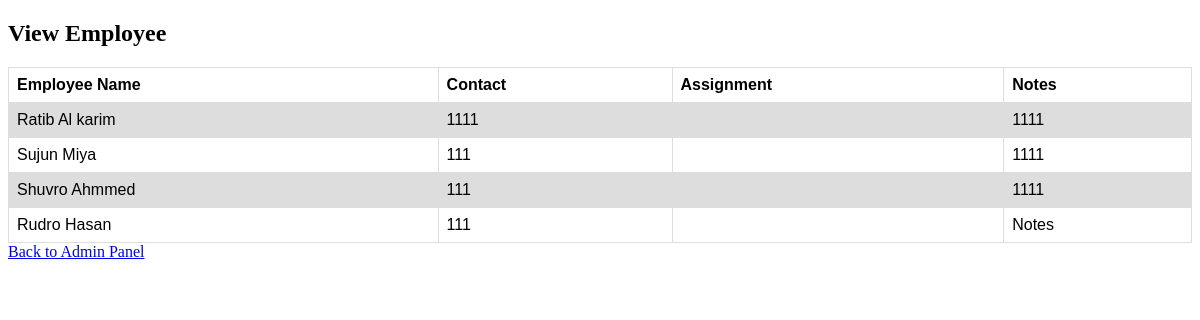
Page /employeeview.php (signed in) on the committed database.
### tables this page shows
CREATE TABLE IF NOT EXISTS `employee` (
  `employeeid` int(11) NOT NULL AUTO_INCREMENT,
  `employeename` varchar(100) NOT NULL,
  `username` varchar(30) NOT NULL,
  `contact` varchar(20) NOT NULL,
  `notes` varchar(100) NOT NULL,
  PRIMARY KEY (`employeeid`)
);

### employeeview.php (the view, shortened to what this page needs)
<!DOCTYPE html>
<html>
<head>
</head>
<body>
<h2>View Employee</h2>
<?php
	include("db.php");
	mysqli_query($link, 'SET CHARACTER SET utf8');
	mysqli_query($link, "SET SESSION collation_connection ='utf8_general_ci'") or
	die (mysql_error());
	$query1 = "SELECT * FROM employee";
	$result = mysqli_query($link, $query1);
?>
<table>
  <tr>
    <th>Employee Name</th>
    <th>Contact</th>
    <th>Assignment</th>
	<th>Notes</th>
  </tr>
  <?php	while($row=mysqli_fetch_array($result)) { ?>
  <tr>
    <td><?php echo $row['employeename']; ?></td>
    <td><?php echo $row['contact']; ?></td>
    <td><?php echo $row['assignmentid']; ?></td>
	<td><?php echo $row['notes']; ?></td>
  </tr>
  <?php } ?>
</table>
<a href="admin.php">Back to Admin Panel</a>
</body>
</html>

### employeeview.php (style rules this page uses)
table { font-family: arial, sans-serif; border-collapse: collapse; width: 100%; }
td, th { border: 1px solid #dddddd; text-align: left; padding: 8px; }
tr:nth-child(even) { background-color: #dddddd; }

### rows in the picture
employee: employeename "Ratib Al karim", contact "1111", notes "1111"
employee: employeename "Sujun Miya", contact "111", notes "1111"
employee: employeename "Shuvro Ahmmed", contact "111", notes "1111"
employee: employeename "Rudro Hasan", contact "111", notes "Notes"
